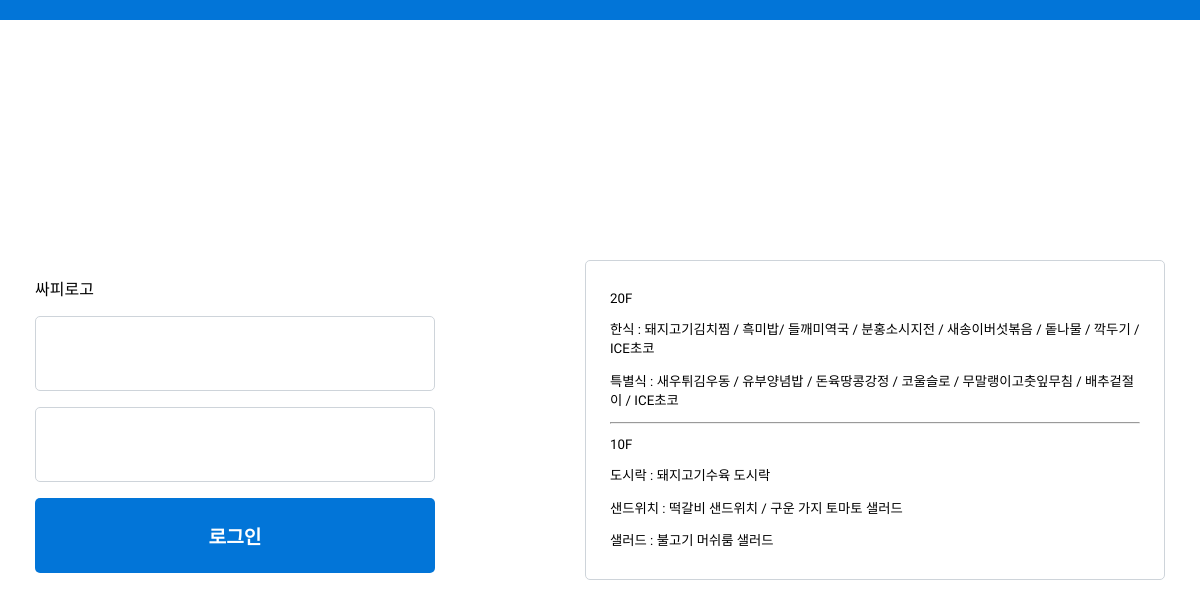
The app's page /articles/ with its own data.
### articles/models.py (models this page shows)
class MainLunch(models.Model):
    title = models.CharField(max_length=10)
    content_20_korean_menu = models.TextField()
    content_20_special_menu = models.TextField()

class SubLunch(models.Model):
    title = models.CharField(max_length=10)
    content_10_lunchbox_menu = models.TextField()
    content_10_sandwich_menu = models.TextField()
    content_10_salad_menu = models.TextField()

### articles/views.py (the view)
# urls.py: path('', views.index, name='index'),
def index(request):
    dates = Date.objects.all()
    mainlunchs = MainLunch.objects.all()
    sublunchs = SubLunch.objects.all()
    form = CustomAuthenticationForm()
    if mainlunchs or sublunchs:
        context = {
            'dates': dates,
            'mainlunchs': mainlunchs,
            'sublunchs': sublunchs,
            'form': form,
            'success' : True,
        }
    else:
       context = {
            'success' : False,
            'message': '메뉴가 없습니다.'
        }
    return render(request, 'articles/index.html', context)

### accounts/forms.py
class CustomAuthenticationForm(AuthenticationForm):
    username = UsernameField(
        label= False,
        widget= forms.TextInput(
            attrs={
                'class': 'input-box'
            }
        )
    )
    password = forms.CharField(
        label= False,
        widget = forms.PasswordInput(
            attrs={
                'class': 'input-box'
            }
        )
    )

### articles/templates/articles/index.html (shortened to what this page needs)
{% load static %}
<!DOCTYPE html>
<html lang="en">
<head>
  <link rel="stylesheet" href="{% static 'articles/css/index.css' %}">
</head>
<body>
  <div class="top">
  </div>
  <div class="container gowun-dodum-regular">
    <div class="login-box">
      <div>
        <p>싸피로고</p>
      </div>
      <form action="{% url "accounts:login" %}" method="POST">
        {{ form.as_p }}
        <input type="submit" value="로그인" class="login-button gowun-dodum-regular">
      </form>
    </div>
    <div class="menu-box smaller">
      <div>
        {% for item in mainlunchs %}
            <p>{{ item.title }}</p>
            <p>한식 : {{ item.content_20_korean_menu }}</p>
            <p>특별식 : {{ item.content_20_special_menu }}</p>
        {% endfor %}
        <hr>
        {% for item in sublunchs %}
            <p>{{ item.title }}</p>
            <p>도시락 : {{ item.content_10_lunchbox_menu }}</p>
            <p>샌드위치 : {{ item.content_10_sandwich_menu }}</p>
            <p>샐러드 : {{ item.content_10_salad_menu }}</p>
        {% endfor %}
      </div>
    </div>
  </div>
</body>
</html>

### articles/static/articles/css/index.css (style rules this page uses)
html, body { margin: 0; height: 100%; }
.container { display: flex; align-items: center; justify-items: center; justify-content: center; height: 100%; }
.top { background-color: #0275D8; height: 20px; width: 100%; }
.login-box { width: 430px; height: 320px; margin-right: 10%; }
.menu-box { width: 580px; height: 320px; box-sizing: border-box; border: solid #CED4DA 1px; border-radius: 5px; display: flex; justify-items: center; align-items: center; padding: 0 2%; }
.gowun-dodum-regular { font-family: "Gowun Dodum", sans-serif; font-weight: 400; font-style: normal; }
.smaller { font-size: smaller; }
.input-box { width: 400px; height: 75px; box-sizing: border-box; border: solid #CED4DA 1px; border-radius: 5px; }
.login-button { box-sizing: border-box; color: white; font-size: larger; font-weight: bolder; background-color: #0275D8; width: 400px; height: 75px; border-radius: 5px; border-width: 0; }

### records on screen
MainLunch: title "20F", content_20_korean_menu "돼지고기김치찜 / 흑미밥/ 들깨미역국 / 분홍소시지전 / 새송이버섯볶음 / 돝나물 / 깍두기 / ICE초코", content_20_special_menu "새우튀김우동 / 유부양념밥 / 돈육땅콩강정 / 코울슬로 / 무말랭이고춧잎무침 / 배추겉절이 / ICE초코"
SubLunch: title "10F", content_10_lunchbox_menu "돼지고기수육 도시락", content_10_sandwich_menu "떡갈비 샌드위치 / 구운 가지 토마토 샐러드", content_10_salad_menu "불고기 머쉬룸 샐러드"
